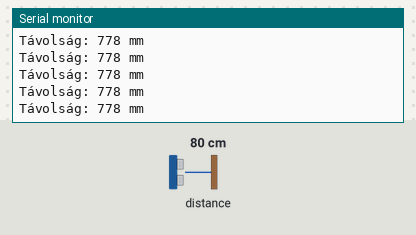
A program run on a simulated ESP32-S3. Shown: the last lines printed to the serial monitor. The test bench sets the inputs (shaded band); at power-on: distance to the obstacle 80 cm.

Above: at 1.2 s.
1.3 s: distance to the obstacle set to 2 cm
At 1.49 s:
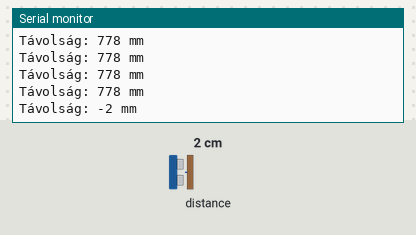
2.8 s: distance to the obstacle set to 4 cm
At 2.82 s:
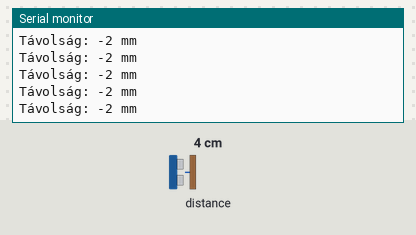
Timing chart, 0 to 5.8 s (numbered marks = the images above; inputs shaded):
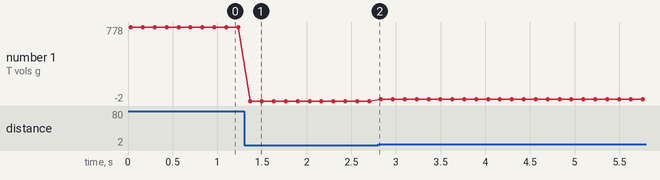

The program:

main.cpp
```cpp
#include <Arduino.h>
#include <Wire.h>
#include <VL53L1X.h>

VL53L1X sensor;

void setup() {
  Serial.begin(115200);
  Wire.begin(21, 20); // ESP32S3 I2C lábak

  sensor.setTimeout(500);
  if (!sensor.init()) {
    Serial.println("Szenzor nem található!");
    while (1);
  }

  sensor.setDistanceMode(VL53L1X::Long);
  sensor.setMeasurementTimingBudget(50000);
  sensor.startContinuous(50);
}

void loop() {
  int distance = sensor.read();
  if (sensor.timeoutOccurred()) {
    Serial.println("Időtúllépés!");
  } else {
    Serial.print("Távolság: ");
    Serial.print(distance-22);
    Serial.println(" mm");
  }
  delay(100);
}
```

Measured:
- after the input at 1.3 s, the serial monitor: prints a new line after 0.07 s (image 1)
- plotted number 1: 778 → -2 after the input at 1.3 s, -2 → 18 after the input at 2.8 s
